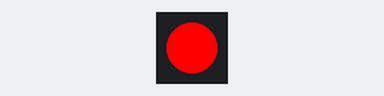
The program below on a simulated Raspberry Pi Pico running MicroPython. Parts: 1 RGB LEDs in strip order, left to right.

Above: at 0.2 s.
At 0.7 s:
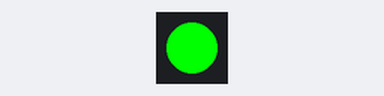
At 2.7 s:
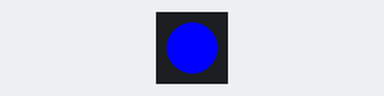
Timing chart, 0 to 3.5 s (numbered marks = the images above):
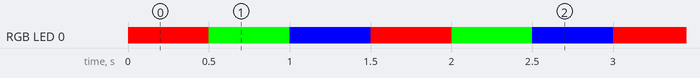

The program:

01-rgb.py
```python
import time
import neopixel
import machine

pixel = neopixel.NeoPixel(machine.Pin(16), 1)

def color(r, g, b):
    pixel[0] = (r, g, b)
    pixel.write()

while True:
    color(255, 0, 0)
    time.sleep(0.5)
    color(0, 255, 0)
    time.sleep(0.5)
    color(0, 0, 255)
    time.sleep(0.5)
```

Measured:
- by itself, RGB LED 0: repeats every 1.5 s: RGB(0, 255, 0) 0.50 s, RGB(0, 0, 255) 0.50 s, RGB(255, 0, 0) 0.50 s
- by itself, everything shown: repeats every 1.5 s, in 3 steps
